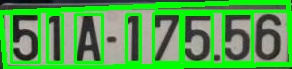
#> input picture bsx.jpg, 292 x 69 px, found by its file name
$ python main.py   (older library calls are emulated)
#> lines starting #> are read from the running program, lines starting #| are printed output that depends on the picture; after the words box and inside, x2 and y2 are one past the last pixel; in counts of white or black regions, pixels touching at a corner belong together
import cv2
import numpy as np

input_img = cv2.imread("/home/hqcthunders/Downloads/bsx.jpg")
#> input_img is the input picture: shape (69, 292, 3); mean B, G, R 77.4, 162.1, 82

imgGray = cv2.cvtColor(input_img, cv2.COLOR_BGR2GRAY)
noise_removal = cv2.bilateralFilter(imgGray, 9, 75, 75) # if sigma values < 10 or > 150, we couldn't get good result
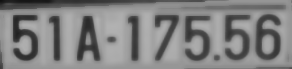
#> noise_removal: shape (69, 292); min 16, max 178, mean 129
equal_histogram = cv2.equalizeHist(noise_removal)
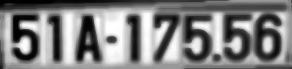
#> equal_histogram: shape (69, 292); min 0, max 255, mean 129

kernel = cv2.getStructuringElement(cv2.MORPH_RECT, (5, 5))

morph_image = cv2.morphologyEx(equal_histogram, cv2.MORPH_OPEN, kernel, iterations = 20)
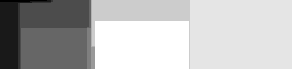
#> morph_image: shape (69, 292); min 0, max 10, mean 7.24; drawn with min black and max white
sub_morph_image = cv2.subtract(equal_histogram, morph_image)

ret, thresh_image = cv2.threshold(sub_morph_image, 0, 255, cv2.THRESH_OTSU)
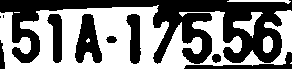
#> thresh_image: shape (69, 292); 50.1% white; 10 black regions (2 under 20 px), largest, box (x1, y1, x2, y2) and area: (0, 0, 292, 64) 7513, (75, 14, 102, 63) 813, (184, 52, 292, 69) 509
#> ret = 121
canny_image = cv2.Canny(thresh_image, 250, 255)
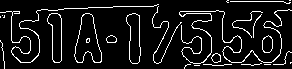
#> canny_image: shape (69, 292); 9% white in thin lines or dots

kernel = np.ones((3, 3), np.uint8)

dilated_image = cv2.dilate(canny_image, kernel, iterations = 1)
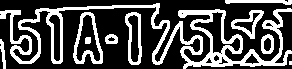
#> dilated_image: shape (69, 292); 29.9% white; 10 white regions (1 under 20 px)

new, contours, hierachy = cv2.findContours(dilated_image, cv2.RETR_TREE, cv2.CHAIN_APPROX_SIMPLE)
#> contours = 25 contours, 4 with area under 20; largest, box (x1, y1, x2, y2) and area: (0, 3, 292, 69) 4328, (73, 12, 103, 64) 1004, (75, 14, 101, 62) 648, (125, 12, 142, 65) 636, (193, 11, 241, 54) 632
contours = sorted(contours, key = cv2.contourArea, reverse = True)[:10]
#> contours = 10 contours; largest, box (x1, y1, x2, y2) and area: (0, 3, 292, 69) 4328, (73, 12, 103, 64) 1004, (75, 14, 101, 62) 648, (125, 12, 142, 65) 636, (193, 11, 241, 54) 632
screenCnt = None
for c in contours:
    peri = cv2.arcLength(c, True)
    approx = cv2.approxPolyDP(c, 0.06 * peri, True)
    if len(approx) == 4:
        screenCnt = approx
        break
#> this loop made 4 passes
#> (peri, screenCnt) on pass 4: (128, [[131, 12], [128, 60], [138, 64], [140, 14]])
#> (peri, approx) on passes 1 to 3: (1994.5, [[291, 53], [0, 11]]), (160.7, [[84, 12], [73, 57], [101, 63]]), (143.2, [[86, 14], [98, 61], [75, 55]])

img_contour = cv2.drawContours(input_img, [screenCnt], -1, (0, 255, 0), 3)
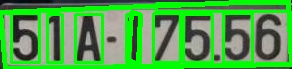
#> img_contour: shape (69, 292, 3); mean B, G, R 75.4, 164.2, 79.9

(x, y, w, h) = cv2.boundingRect(screenCnt)
#> x = 128; y = 12; w = 13; h = 53
roi = input_img[y:y+h, x:x+w]
roi1 = roi.copy()

roi_gray = cv2.cvtColor(roi, cv2.COLOR_BGR2GRAY)
roi_blur = cv2.GaussianBlur(roi_gray, (3, 3), 1)
ret, thre = cv2.threshold(roi_blur, 120, 255, cv2.THRESH_BINARY_INV)
kerel3 = cv2.getStructuringElement(cv2.MORPH_RECT, (3, 3))
thre_mor = cv2.morphologyEx(thre, cv2.MORPH_DILATE, kerel3)
_, cont, hier = cv2.findContours(thre_mor, cv2.RETR_LIST, cv2.CHAIN_APPROX_SIMPLE)
#> cont = 2 contours, 1 with area under 20; largest, box (x1, y1, x2, y2) and area: (2, 3, 11, 50) 270

areas_ind = {}
areas = []
for ind, cnt in enumerate(cont):
    area = cv2.contourArea(cnt)
    areas_ind[area] = ind
    areas.append(area)
#> this loop made 2 passes
#> (ind, area) on pass 2: (1, 269.5)
#> after the loop, areas = [4, 269.5]; areas_ind = {4: 0, 269.5: 1}
areas = sorted(areas, reverse=True)[2:10]
#> areas = []
for i in areas:
    (x, y, w, h) = cv2.boundingRect(cont[areas_ind[i]])
    cv2.rectangle(roi, (x, y), (x + w, y + h), (0, 255, 0), 2)
#> this loop made 0 passes

character = []
for i in areas:
    (x, y, w, h)= cv2.boundingRect(cont[areas_ind[i]])
    image = roi[y:y+h, x:x+w]
    character.append(cv2.cvtColor(image, cv2.COLOR_BGR2RGB))
#> after the loop, character = []
#> (the run stopped early here; a loop or call above may not have finished)

$ run again, with 4afIMG1865.jpg copied over bsx.jpg
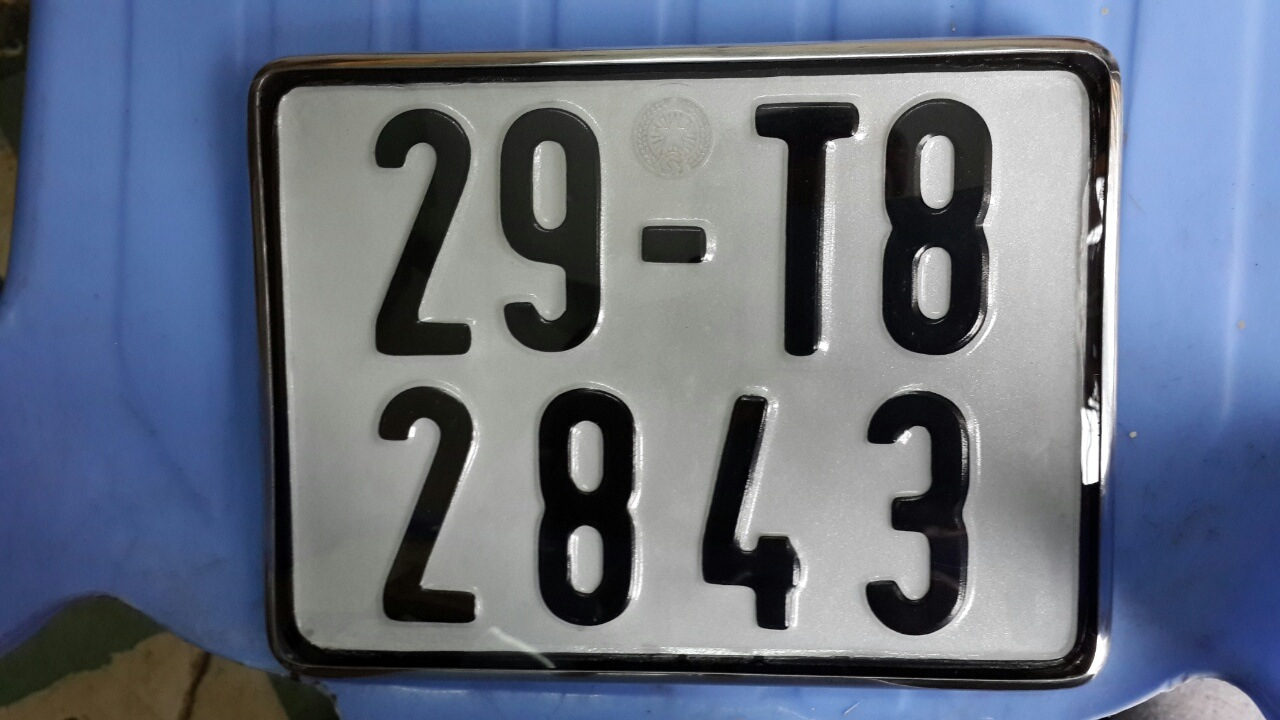
#> input picture 4afIMG1865.jpg, 1280 x 720 px, found by its file name
#> input_img is the input picture: shape (720, 1280, 3); mean B, G, R 128.2, 111.5, 102.2
#> thresh_image: shape (720, 1280); 16.6% white; 58 white regions (27 under 20 px), largest, box (x1, y1, x2, y2) and area: (375, 81, 604, 496) 38661, (311, 446, 967, 659) 37893, (726, 70, 1070, 422) 27259
#> ret = 92
#> canny_image: shape (720, 1280); 1.2% white in thin lines or dots, all inside (x1, y1, x2, y2) = (277, 0, 1266, 720)
#> dilated_image: shape (720, 1280); 4% white; 37 white regions
#> `new, contours, hierachy = cv2.findContours(dilated_image, cv2.RETR_TRE..`: contours = 87 contours, 22 with area under 20; largest, box (x1, y1, x2, y2) and area: (373, 79, 605, 497) 40992, (310, 442, 969, 660) 40046, (375, 81, 599, 495) 36344, (312, 448, 966, 658) 35640, (724, 69, 1071, 423) 29108
#> `contours = sorted(contours, key = cv2.contourArea, reverse = True)[:10]`: contours = 10 contours; largest, box (x1, y1, x2, y2) and area: (373, 79, 605, 497) 40992, (310, 442, 969, 660) 40046, (375, 81, 599, 495) 36344, (312, 448, 966, 658) 35640, (724, 69, 1071, 423) 29108
#> the loop `for c in contours:` made 2 passes
#> (peri, screenCnt) on pass 2: (1987.1, [[310, 637], [968, 588], [633, 442], [612, 618]])
#> `(x, y, w, h) = cv2.boundingRect(screenCnt)`: x = 310; y = 442; w = 659; h = 196
#> thre: shape (196, 659); 32.6% white; 23 white regions (7 under 20 px), largest, box (x1, y1, x2, y2) and area: (225, 0, 322, 175) 11241, (60, 0, 166, 186) 9150, (579, 0, 659, 142) 6646
#> thre_mor: shape (196, 659); 35.8% white; 13 white regions (2 under 20 px)
#> cont = 33 contours, 19 with area under 20; largest, box (x1, y1, x2, y2) and area: (224, 0, 326, 176) 14955, (59, 0, 167, 187) 9550, (388, 38, 491, 189) 7770, (578, 0, 659, 143) 6822, (554, 131, 650, 195) 3898
#> the loop `for ind, cnt in enumerate(cont):` made 33 passes
#> area on passes 2, 6, 7, 9, 10, 13, 21, 23: 199.5, 737.5, 28, 28, 26, 3898, 1715.5, 866
#> after the loop `for ind, cnt in enumerate(cont):`: areas = 33 values, max 14955 at index 31, min 2 at index 16, mean 1470.5; areas_ind = 20 items
#> `areas = sorted(areas, reverse=True)[2:10]`: areas = [7770, 6821.5, 3898, 1715.5, 1635, 866, 737.5, 199.5]
#> the loop `for i in areas:` made 8 passes
#> (i, x, y, w, h) on passes 1 to 8: (7770, 388, 38, 103, 151), (6821.5, 578, 0, 81, 143), (3898, 554, 131, 96, 64), (1715.5, 258, 84, 33, 66), (1635, 404, 0, 49, 48), (866, 0, 77, 33, 50), (737.5, 0, 168, 46, 26), (199.5, 262, 177, 38, 9)
#> after the loop `for i in areas:`:
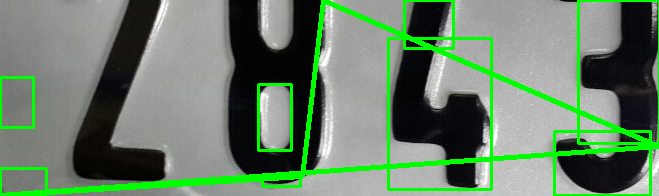
#> roi: shape (196, 659, 3); mean B, G, R 105, 128.4, 105.4
#> after the loop `for i in areas:`: character = 8 items
#> (printed output is left out)
#> `cv2.imshow("Contours", cv2.resize(img_contour, (400, 400)))`:
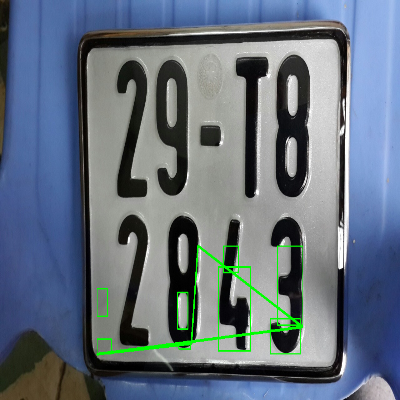
#> window 'Contours': shape (400, 400, 3); mean B, G, R 126.5, 113, 100.5
